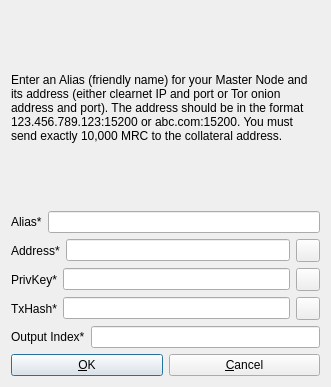
<?xml version="1.0" encoding="UTF-8"?>
<ui version="4.0">
 <class>AddEditAtomNode</class>
 <widget class="QDialog" name="AddEditAtomNode">
  <property name="geometry">
   <rect>
    <x>0</x>
    <y>0</y>
    <width>331</width>
    <height>387</height>
   </rect>
  </property>
  <property name="windowTitle">
   <string>Add/Edit MushroomChain Node</string>
  </property>
  <property name="modal">
   <bool>true</bool>
  </property>
  <layout class="QVBoxLayout" name="verticalLayout">
   <item>
    <widget class="QLabel" name="label_9">
     <property name="sizePolicy">
      <sizepolicy hsizetype="Preferred" vsizetype="Expanding">
       <horstretch>0</horstretch>
       <verstretch>0</verstretch>
      </sizepolicy>
     </property>
     <property name="text">
      <string>&lt;html&gt;&lt;head/&gt;&lt;body&gt;&lt;p&gt;Enter an Alias (friendly name) for your Master Node and its address (either clearnet IP and port or Tor onion address and port). The address should be in the format 123.456.789.123:15200 or abc.com:15200. You must send exactly 10,000 MRC to the collateral address.&lt;/p&gt;&lt;/body&gt;&lt;/html&gt;</string>
     </property>
     <property name="wordWrap">
      <bool>true</bool>
     </property>
    </widget>
   </item>
   <item>
    <layout class="QHBoxLayout" name="horizontalLayout_4">
     <property name="bottomMargin">
      <number>0</number>
     </property>
     <item>
      <widget class="QLabel" name="label_4">
       <property name="text">
        <string>Alias*</string>
       </property>
      </widget>
     </item>
     <item>
      <widget class="QLineEdit" name="aliasLineEdit"/>
     </item>
    </layout>
   </item>
   <item>
    <layout class="QHBoxLayout" name="horizontalLayout_5">
     <property name="bottomMargin">
      <number>0</number>
     </property>
     <item>
      <widget class="QLabel" name="label_6">
       <property name="text">
        <string>Address*</string>
       </property>
      </widget>
     </item>
     <item>
      <widget class="QLineEdit" name="addressLineEdit"/>
     </item>
     <item>
      <widget class="QToolButton" name="AddEditAddressPasteButton">
       <property name="toolTip">
        <string>Paste address from clipboard</string>
       </property>
       <property name="text">
        <string/>
       </property>
       <property name="icon">
        <iconset resource="../bitcoin.qrc">
         <normaloff>:/icons/editpaste</normaloff>:/icons/editpaste</iconset>
       </property>
       <property name="shortcut">
        <string>Alt+P</string>
       </property>
      </widget>
     </item>
    </layout>
   </item>
   <item>
    <layout class="QHBoxLayout" name="horizontalLayout_3">
     <property name="bottomMargin">
      <number>0</number>
     </property>
     <item>
      <widget class="QLabel" name="label_5">
       <property name="text">
        <string>PrivKey*</string>
       </property>
      </widget>
     </item>
     <item>
      <widget class="QLineEdit" name="privkeyLineEdit"/>
     </item>
     <item>
      <widget class="QToolButton" name="AddEditPrivkeyPasteButton">
       <property name="toolTip">
        <string>Paste address from clipboard</string>
       </property>
       <property name="text">
        <string/>
       </property>
       <property name="icon">
        <iconset resource="../bitcoin.qrc">
         <normaloff>:/icons/editpaste</normaloff>:/icons/editpaste</iconset>
       </property>
       <property name="shortcut">
        <string>Alt+P</string>
       </property>
      </widget>
     </item>
    </layout>
   </item>
   <item>
    <layout class="QHBoxLayout" name="horizontalLayout_2">
     <property name="bottomMargin">
      <number>0</number>
     </property>
     <item>
      <widget class="QLabel" name="label_2">
       <property name="text">
        <string>TxHash*</string>
       </property>
      </widget>
     </item>
     <item>
      <widget class="QLineEdit" name="txhashLineEdit"/>
     </item>
     <item>
      <widget class="QToolButton" name="AddEditTxhashPasteButton">
       <property name="toolTip">
        <string>Paste address from clipboard</string>
       </property>
       <property name="text">
        <string/>
       </property>
       <property name="icon">
        <iconset resource="../bitcoin.qrc">
         <normaloff>:/icons/editpaste</normaloff>:/icons/editpaste</iconset>
       </property>
       <property name="shortcut">
        <string>Alt+P</string>
       </property>
      </widget>
     </item>
    </layout>
   </item>
   <item>
    <layout class="QHBoxLayout" name="horizontalLayout_8">
     <property name="bottomMargin">
      <number>0</number>
     </property>
     <item>
      <widget class="QLabel" name="label_8">
       <property name="text">
        <string>Output Index*</string>
       </property>
      </widget>
     </item>
     <item>
      <widget class="QLineEdit" name="outputindexLineEdit"/>
     </item>
    </layout>
   </item>
   <item>
    <layout class="QHBoxLayout" name="horizontalLayout_Buttons">
     <item>
      <widget class="QPushButton" name="okButton">
       <property name="text">
        <string>&amp;OK</string>
       </property>
      </widget>
     </item>
     <item>
      <widget class="QPushButton" name="cancelButton">
       <property name="text">
        <string>&amp;Cancel</string>
       </property>
       <property name="autoDefault">
        <bool>false</bool>
       </property>
      </widget>
     </item>
    </layout>
   </item>
  </layout>
 </widget>
 <resources>
  <include location="../bitcoin.qrc"/>
 </resources>
 <connections/>
</ui>
